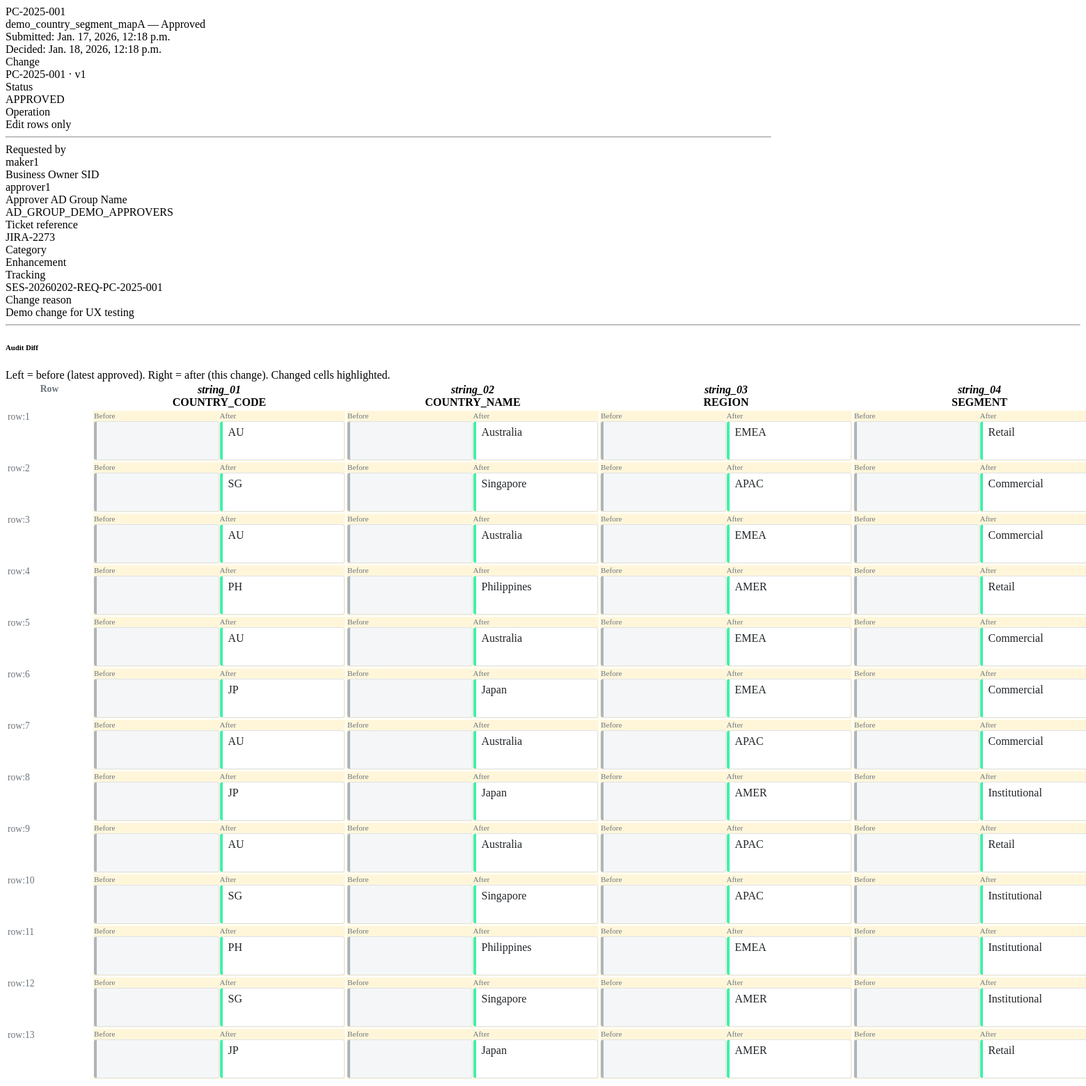
Screenshot of /changes/145/modal/ (signed in) with the database file from the repository.
### mdu/models.py (models this page shows, shortened)
class ChangeRequest(models.Model):
    class Status(models.TextChoices):
        DRAFT = "DRAFT", "Draft"
        SUBMITTED = "SUBMITTED", "Submitted"
        APPROVED = "APPROVED", "Approved"
        REJECTED = "REJECTED", "Rejected"
    class ChangeCategory(models.TextChoices):
        NONE = "", "— Select —"
        DATA_CORRECTION = "DATA_CORRECTION", "Data Correction"
        NEW_VALUE_ADD = "NEW_VALUE_ADD", "New Value Add"
        POLICY_COMPLIANCE = "POLICY_COMPLIANCE", "Policy / Compliance"
        OPERATIONAL_UPDATE = "OPERATIONAL_UPDATE", "Operational Update"
        ENHANCEMENT = "ENHANCEMENT", "Enhancement"
        OTHER = "OTHER", "Other"
    class CollaborationMode(models.TextChoices):
        SINGLE_OWNER = "SINGLE_OWNER", "Single-owner"
        COLLABORATIVE = "COLLABORATIVE", "Collaborative"
    class DDAReviewStatus(models.TextChoices):
        NOT_REQUIRED = "NOT_REQUIRED", "Not required"
        REQUIRED = "REQUIRED", "Required"
        PENDING = "PENDING", "Pending"
        APPROVED = "APPROVED", "Approved"
        REJECTED = "REJECTED", "Rejected"
    header = models.ForeignKey(MDUHeader, on_delete=models.CASCADE, related_name="changes")
    display_id = models.CharField(max_length=30, unique=True)
    draft_uuid = models.UUIDField(default=uuid.uuid4, unique=True, editable=False)
    lock_version = models.PositiveIntegerField(default=1)
    collaboration_mode = models.CharField(
        max_length=20,
        choices=CollaborationMode.choices,
        default=CollaborationMode.SINGLE_OWNER,
    )
    tracking_id = models.CharField(max_length=80, blank=True, default="")
    version = models.IntegerField(null=True, blank=True)
    status = models.CharField(max_length=20, choices=Status.choices, default=Status.DRAFT)
    operation_hint = models.CharField(max_length=40, blank=True, default="")
    override_retired_flag = models.CharField(max_length=1, default="N")
    dda_review_status = models.CharField(
        max_length=20,
        choices=DDAReviewStatus.choices,
        default=DDAReviewStatus.NOT_REQUIRED,
    )
    requested_by_sid = models.CharField(max_length=40, blank=True, default="")
    business_owner_sid = models.CharField(max_length=40, blank=True, default="")
    approver_ad_group = models.CharField(max_length=120, blank=True, default="")
    change_reason = models.CharField(max_length=400, blank=True, default="")
    change_ticket_ref = models.CharField(max_length=120, blank=True, default="")
    change_category = models.CharField(
        max_length=60,
        choices=ChangeCategory.choices,
        blank=True,
        default=ChangeCategory.NONE,
    )
    risk_impact = models.CharField(max_length=60, blank=True, default="")
    request_source_channel = models.CharField(max_length=60, blank=True, default="")
    request_source_system = models.CharField(max_length=60, blank=True, default="")
    payload_json = models.TextField(blank=True, default="")
    submitted_at = models.DateTimeField(null=True, blank=True)
    decided_at = models.DateTimeField(null=True, blank=True)
    decision_note = models.TextField(blank=True, default="")
    decided_by_sid = models.CharField(max_length=40, blank=True, default="")
    override_scope_flag = models.BooleanField(default=False)
    override_scope_reason = models.CharField(max_length=400, blank=True, default="")
    created_by = models.ForeignKey(
        User, on_delete=models.SET_NULL, null=True, blank=True, related_name="created_changes"
    )
    created_at = models.DateTimeField(default=timezone.now)
    updated_at = models.DateTimeField(auto_now=True)
    bulk_add_count = models.PositiveSmallIntegerField(default=0)
    class Meta:
        constraints = [
            models.UniqueConstraint(
                fields=["header", "collaboration_mode"],
                condition=models.Q(status="SUBMITTED", collaboration_mode="SINGLE_OWNER"),
                name="uniq_submitted_cr_per_header_single_owner",
            )
        ]

class MDUHeader(models.Model):
    class Status(models.TextChoices):
        PENDING_REVIEW = "PENDING_REVIEW", "Pending review"
        IN_REVIEW = "IN_REVIEW", "In review"
        ACTIVE = "ACTIVE", "Active"
        REJECTED = "REJECTED", "Rejected"
        RETIRED = "RETIRED", "Retired"
    class DataClassification(models.TextChoices):
        GENERAL = "GENERAL", "GENERAL Reference Data"
        CLASSIFIED = "CLASSIFIED", "CLASSIFIED Reference Data"
    class CollaborationMode(models.TextChoices):
        SINGLE_OWNER = "SINGLE_OWNER", "Single-owner"
        COLLABORATIVE = "COLLABORATIVE", "Collaborative"
    class ApprovalModel(models.TextChoices):
        REFERENCE_LEVEL = "REFERENCE_LEVEL", "Reference-level"
        ROW_LEVEL = "ROW_LEVEL", "Row-level"
    class ApprovalScope(models.TextChoices):
        GLOBAL = "GLOBAL", "Global"
        REGIONAL = "REGIONAL", "Regional"
    ref_name = models.CharField(max_length=200, unique=True)
    ref_type = models.CharField(max_length=20, default="map")
    mode = models.CharField(max_length=20, default="versioning")
    status = models.CharField(max_length=20, choices=Status.choices, default=Status.PENDING_REVIEW)
    description = models.CharField(max_length=400, blank=True, default="")
    owner_group = models.CharField(max_length=120, blank=True, default="")
    tags = models.CharField(max_length=400, blank=True, default="")
    category = models.CharField(max_length=120, blank=True, default="")
    data_classification = models.CharField(
        max_length=20,
        choices=DataClassification.choices,
        default=DataClassification.GENERAL,
    )
    collaboration_mode = models.CharField(
        max_length=20,
        choices=CollaborationMode.choices,
        default=CollaborationMode.SINGLE_OWNER,
    )
    owning_domain_lob = models.CharField(max_length=120, blank=True, default="")
    approval_model = models.CharField(
        max_length=30,
        choices=ApprovalModel.choices,
        default=ApprovalModel.REFERENCE_LEVEL,
    )
    approval_scope = models.CharField(
        max_length=20,
        choices=ApprovalScope.choices,
        default=ApprovalScope.GLOBAL,
    )
    approver_group_mapping = models.TextField(blank=True, default="")
    effective_dating_rules = models.CharField(max_length=200, blank=True, default="")
    history_retention_expectations = models.CharField(max_length=200, blank=True, default="")
    created_at = models.DateTimeField(default=timezone.now)
    updated_at = models.DateTimeField(auto_now=True)
    last_approved_change = models.ForeignKey(
        "ChangeRequest",
        on_delete=models.SET_NULL,
        null=True,
        blank=True,
        related_name="as_last_for_headers",
    )

### mdu/views_changes.py (the view)
# urls.py: path("changes/<int:pk>/modal/", change_modal, name="change_modal"),
@login_required
def change_modal(request, pk):
    change = get_object_or_404(ChangeRequest, pk=pk)
    header = change.header
    after_rows = _rows_from_payload(change.payload_json)
    before_rows = []
    latest = getattr(header, "last_approved_change", None)
    if latest and latest.pk != change.pk:
        before_rows = _rows_from_payload(latest.payload_json)
    biz_cols = _build_biz_cols(before_rows, after_rows)
    before_vals = [r for r in before_rows if isinstance(r, dict) and _is_values_row(r)]
    after_vals = [r for r in after_rows if isinstance(r, dict) and _is_values_row(r)]
    max_len = max(len(before_vals), len(after_vals))
    diff_rows = []
    for i in range(max_len):
        b = before_vals[i] if i < len(before_vals) else {}
        a = after_vals[i] if i < len(after_vals) else {}
        key = _row_key(a or b, i)
        cells = []
        for col in biz_cols:
            tech = col["tech"]
            bv = (b.get(tech) or "").strip()
            av = (a.get(tech) or "").strip()
            cells.append({"before": bv, "after": av, "changed": bv != av})
        diff_rows.append({"key": key, "cells": cells})
    return render(
        request,
        "mdu/partials/change_modal.html",
        {
            "change": change,
            "header": header,
            "before_rows": before_rows,
            "proposed_rows": after_rows,
            "biz_cols": biz_cols,
            "diff_rows": diff_rows,
        },
    )

### mdu/views_changes.py (called while the page is built)
def _rows_from_payload(payload_json: str):
    try:
        obj = json.loads(payload_json or "{}")
        rows = obj.get("rows", [])
        return rows if isinstance(rows, list) else []
    except Exception:
        return []

def _header_row(rows):
    return next((r for r in rows if (r.get("row_type") or "").lower() == "header"), {}) or {}

def _is_values_row(r):
    return (r.get("row_type") or "").lower() != "header"

def _build_biz_cols(before_rows, after_rows):
    after_hdr = _header_row(after_rows)
    before_hdr = _header_row(before_rows)
    string_cols = [f"string_{i:02d}" for i in range(1, 66)]
    def used(col):
        if (after_hdr.get(col) or "").strip() or (before_hdr.get(col) or "").strip():
            return True
        for r in after_rows:
            if (r.get(col) or "").strip():
                return True
        for r in before_rows:
            if (r.get(col) or "").strip():
                return True
        return False
    cols = []
    for col in string_cols:
        if not used(col):
            continue
        biz = (after_hdr.get(col) or "").strip() or (before_hdr.get(col) or "").strip() or col
        cols.append({"tech": col, "biz": biz})
    return cols

def _row_key(row, idx):
    u = (row.get("update_rowid") or "").strip()
    if u:
        return f"update:{u}"
    return f"row:{idx+1}"

### mdu/templates/mdu/partials/change_modal.html (shortened to what this page needs)
{% load mdu_extras %}
<div class="d-flex justify-content-between align-items-start mb-2">
  <div>
    <div class="fw-semibold">{{ change.display_id }}</div>
    <div class="text-muted small">{{ header.ref_name }} — {{ change.get_status_display }}</div>
  </div>
  <div class="text-muted small text-end">
    {% if change.submitted_at %}Submitted: {{ change.submitted_at }}{% endif %}
    {% if change.decided_at %}<br>Decided: {{ change.decided_at }}{% endif %}
  </div>
</div>
<div class="border rounded p-3 mb-3 bg-light-subtle">
  <div class="card-inner">
    <div class="row g-3 align-items-start mb-2">
      <div class="col-12 col-md-4">
        <div class="text-muted small">Change</div>
        <div class="fw-semibold">
          {{ change.display_id|default:"Change" }}
          {% if change.version is not None %}
            <span class="text-muted fw-normal"> · v{{ change.version }}</span>
          {% endif %}
        </div>
      </div>
      <div class="col-12 col-md-4">
        <div class="text-muted small">Status</div>
        <div class="fw-semibold">{{ change.status|default:"—" }}</div>
      </div>
      <div class="col-12 col-md-4">
        <div class="text-muted small">Operation</div>
        <div class="fw-semibold">{{ change.operation_hint|default:"—" }}</div>
      </div>
    </div>
    <hr class="my-2">
    <div class="row g-3 mt-1">
      <div class="col-12 col-md-4">
        <div class="text-muted small">Requested by</div>
        <div class="fw-semibold">{{ change.requested_by_sid|default:"—" }}</div>
      </div>
      <div class="col-12 col-md-4">
        <div class="text-muted small">Business Owner SID</div>
        <div class="fw-semibold">{{ change.business_owner_sid|default:"—" }}</div>
        <div class="text-muted small mt-2">Approver AD Group Name</div>
        <div class="fw-semibold">{{ change.approver_ad_group|default:"—" }}</div>
      </div>
      <div class="col-12 col-md-4">
        <div class="text-muted small">Ticket reference</div>
        <div class="fw-semibold">{{ change.change_ticket_ref|default:"—" }}</div>
      </div>
      <div class="col-12 col-md-4">
        <div class="text-muted small">Category</div>
        <div class="fw-semibold">{{ change.change_category|default:"—" }}</div>
      </div>
      <div class="col-12 col-md-8">
        <div class="text-muted small">Tracking</div>
        <div class="fw-semibold">{{ change.tracking_id|default:"—" }}</div>
      </div>
      <div class="col-12">
        <div class="text-muted small">Change reason</div>
        <div class="fw-semibold">{{ change.change_reason|default:"—" }}</div>
      </div>
    </div>
  </div>
</div>
<hr class="my-3">
<h6 class="mb-2">Audit Diff</h6>
<div class="text-muted small mb-2">
  Left = before (latest approved). Right = after (this change). Changed cells highlighted.
</div>
{% include "mdu/partials/change_diff.html" %}

### mdu/templates/mdu/partials/change_modal.html (style rules this page uses)
.card-inner { max-width: 1100px; }

### rows the page displays
ChangeRequest: display_id "PC-2025-001", status "Approved", submitted_at "Jan. 17, 2026, 12:18 p.m.", decided_at "Jan. 18, 2026, 12:18 p.m.", version "1", status "APPROVED", operation_hint "Edit rows only", requested_by_sid "maker1", business_owner_sid "approver1", approver_ad_group "AD_GROUP_DEMO_APPROVERS", change_ticket_ref "JIRA-2273", change_category "Enhancement", tracking_id "SES-20260202-REQ-PC-2025-001", change_reason "Demo change for UX testing"
MDUHeader: ref_name "demo_country_segment_mapA"

### other values shown
{{ col.tech }} "string_01" "string_02" "string_03" "string_04"
{{ col.biz }} "COUNTRY_CODE" "COUNTRY_NAME" "REGION" "SEGMENT"
{{ r.key }} "row:1" "row:2" "row:3" "row:4" "row:5" "row:6" "row:7" "row:8" "row:9" "row:10" "row:11" "row:12" "row:13"
{{ c.after|default:"" }} "AU" "Australia" "EMEA" "Retail" "SG" "Singapore" "APAC" "Commercial" "AU" "Australia" "EMEA" "Commercial" "PH" "Philippines" "AMER" "Retail" "AU" "Australia" "EMEA" "Commercial" "JP" "Japan" "EMEA" "Commercial" "AU" "Australia" "APAC" "Commercial" "JP" "Japan" "AMER" "Institutional" "AU" "Australia" "APAC" "Retail" "SG" "Singapore" "APAC" "Institutional" "PH" "Philippines" "EMEA" "Institutional" "SG" "Singapore" "AMER" "Institutional" "JP" "Japan" "AMER" "Retail"
